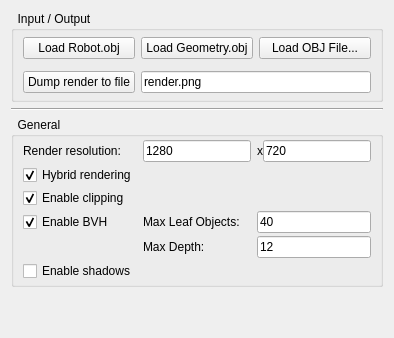
          <widget class="QWidget" name="general_tab">
           <property name="sizePolicy">
            <sizepolicy hsizetype="Minimum" vsizetype="Minimum">
             <horstretch>0</horstretch>
             <verstretch>0</verstretch>
            </sizepolicy>
           </property>
           <attribute name="title">
            <string>General</string>
           </attribute>
           <layout class="QVBoxLayout" name="verticalLayout_2">
            <property name="spacing">
             <number>6</number>
            </property>
            <item>
             <widget class="QGroupBox" name="input_output_group_box">
              <property name="title">
               <string>  Input / Output</string>
              </property>
              <layout class="QGridLayout" name="gridLayout_10">
               <property name="topMargin">
                <number>6</number>
               </property>
               <property name="rightMargin">
                <number>9</number>
               </property>
               <property name="bottomMargin">
                <number>6</number>
               </property>
               <property name="verticalSpacing">
                <number>12</number>
               </property>
               <item row="0" column="0">
                <widget class="QPushButton" name="load_robot_obj_button">
                 <property name="sizePolicy">
                  <sizepolicy hsizetype="Minimum" vsizetype="Fixed">
                   <horstretch>0</horstretch>
                   <verstretch>0</verstretch>
                  </sizepolicy>
                 </property>
                 <property name="text">
                  <string>Load Robot.obj</string>
                 </property>
                </widget>
               </item>
               <item row="0" column="1">
                <widget class="QPushButton" name="load_geometry_obj_button">
                 <property name="text">
                  <string>Load Geometry.obj</string>
                 </property>
                </widget>
               </item>
               <item row="0" column="2">
                <widget class="QPushButton" name="load_obj_file_button">
                 <property name="text">
                  <string>Load OBJ File...</string>
                 </property>
                </widget>
               </item>
               <item row="1" column="0">
                <widget class="QPushButton" name="dump_render_to_file_button">
                 <property name="sizePolicy">
                  <sizepolicy hsizetype="Minimum" vsizetype="Fixed">
                   <horstretch>0</horstretch>
                   <verstretch>0</verstretch>
                  </sizepolicy>
                 </property>
                 <property name="text">
                  <string>Dump render to file</string>
                 </property>
                </widget>
               </item>
               <item row="1" column="1" colspan="2">
                <widget class="QLineEdit" name="dump_to_file_filename_edit">
                 <property name="sizePolicy">
                  <sizepolicy hsizetype="Minimum" vsizetype="Preferred">
                   <horstretch>0</horstretch>
                   <verstretch>0</verstretch>
                  </sizepolicy>
                 </property>
                 <property name="text">
                  <string>render.png</string>
                 </property>
                </widget>
               </item>
              </layout>
             </widget>
            </item>
            <item>
             <widget class="Line" name="line_3">
              <property name="orientation">
               <enum>Qt::Horizontal</enum>
              </property>
             </widget>
            </item>
            <item>
             <widget class="QGroupBox" name="general_group_box">
              <property name="title">
               <string>  General</string>
              </property>
              <layout class="QGridLayout" name="gridLayout_9">
               <property name="topMargin">
                <number>3</number>
               </property>
               <property name="bottomMargin">
                <number>3</number>
               </property>
               <property name="verticalSpacing">
                <number>3</number>
               </property>
               <item row="0" column="0">
                <widget class="QLabel" name="render_resolution_label">
                 <property name="sizePolicy">
                  <sizepolicy hsizetype="Minimum" vsizetype="Preferred">
                   <horstretch>0</horstretch>
                   <verstretch>0</verstretch>
                  </sizepolicy>
                 </property>
                 <property name="text">
                  <string>Render resolution:</string>
                 </property>
                </widget>
               </item>
               <item row="0" column="1">
                <widget class="QLineEdit" name="render_width_edit">
                 <property name="sizePolicy">
                  <sizepolicy hsizetype="Minimum" vsizetype="Preferred">
                   <horstretch>0</horstretch>
                   <verstretch>0</verstretch>
                  </sizepolicy>
                 </property>
                 <property name="minimumSize">
                  <size>
                   <width>0</width>
                   <height>0</height>
                  </size>
                 </property>
                 <property name="layoutDirection">
                  <enum>Qt::RightToLeft</enum>
                 </property>
                 <property name="text">
                  <string>1280</string>
                 </property>
                </widget>
               </item>
               <item row="0" column="2">
                <layout class="QHBoxLayout" name="horizontalLayout_2">
                 <item>
                  <widget class="QLabel" name="resolution_x">
                   <property name="sizePolicy">
                    <sizepolicy hsizetype="Minimum" vsizetype="Preferred">
                     <horstretch>0</horstretch>
                     <verstretch>0</verstretch>
                    </sizepolicy>
                   </property>
                   <property name="text">
                    <string>x</string>
                   </property>
                  </widget>
                 </item>
                 <item>
                  <widget class="QLineEdit" name="render_height_edit">
                   <property name="sizePolicy">
                    <sizepolicy hsizetype="Minimum" vsizetype="Preferred">
                     <horstretch>0</horstretch>
                     <verstretch>0</verstretch>
                    </sizepolicy>
                   </property>
                   <property name="minimumSize">
                    <size>
                     <width>0</width>
                     <height>0</height>
                    </size>
                   </property>
                   <property name="text">
                    <string>720</string>
                   </property>
                  </widget>
                 </item>
                </layout>
               </item>
               <item row="1" column="0">
                <widget class="QCheckBox" name="hybrid_check_box">
                 <property name="text">
                  <string>Hybrid rendering</string>
                 </property>
                 <property name="checked">
                  <bool>true</bool>
                 </property>
                </widget>
               </item>
               <item row="2" column="0">
                <widget class="QCheckBox" name="clipping_check_box">
                 <property name="text">
                  <string>Enable clipping</string>
                 </property>
                 <property name="checked">
                  <bool>true</bool>
                 </property>
                </widget>
               </item>
               <item row="3" column="0">
                <widget class="QCheckBox" name="enable_bvh_check_box">
                 <property name="text">
                  <string>Enable BVH</string>
                 </property>
                 <property name="checked">
                  <bool>true</bool>
                 </property>
                </widget>
               </item>
               <item row="3" column="1">
                <widget class="QLabel" name="bvh_max_leaf_object_label">
                 <property name="sizePolicy">
                  <sizepolicy hsizetype="Minimum" vsizetype="Preferred">
                   <horstretch>0</horstretch>
                   <verstretch>0</verstretch>
                  </sizepolicy>
                 </property>
                 <property name="text">
                  <string>Max Leaf Objects: </string>
                 </property>
                </widget>
               </item>
               <item row="3" column="2">
                <widget class="QLineEdit" name="bvh_max_leaf_object_edit">
                 <property name="sizePolicy">
                  <sizepolicy hsizetype="Minimum" vsizetype="Fixed">
                   <horstretch>0</horstretch>
                   <verstretch>0</verstretch>
                  </sizepolicy>
                 </property>
                 <property name="minimumSize">
                  <size>
                   <width>0</width>
                   <height>0</height>
                  </size>
                 </property>
                 <property name="text">
                  <string>40</string>
                 </property>
                </widget>
               </item>
               <item row="4" column="1">
                <widget class="QLabel" name="bvh_max_depth_label">
                 <property name="sizePolicy">
                  <sizepolicy hsizetype="Minimum" vsizetype="Preferred">
                   <horstretch>0</horstretch>
                   <verstretch>0</verstretch>
                  </sizepolicy>
                 </property>
                 <property name="text">
                  <string>Max Depth:</string>
                 </property>
                </widget>
               </item>
               <item row="4" column="2">
                <widget class="QLineEdit" name="bvh_max_depth_edit">
                 <property name="sizePolicy">
                  <sizepolicy hsizetype="Minimum" vsizetype="Fixed">
                   <horstretch>0</horstretch>
                   <verstretch>0</verstretch>
                  </sizepolicy>
                 </property>
                 <property name="text">
                  <string>12</string>
                 </property>
                </widget>
               </item>
               <item row="5" column="0">
                <widget class="QCheckBox" name="enable_shadows_check_box">
                 <property name="text">
                  <string>Enable shadows</string>
                 </property>
                </widget>
               </item>
              </layout>
             </widget>
            </item>
            <item>
             <spacer name="general_tab_vert_spacer">
              <property name="orientation">
               <enum>Qt::Vertical</enum>
              </property>
              <property name="sizeHint" stdset="0">
               <size>
                <width>20</width>
                <height>40</height>
               </size>
              </property>
             </spacer>
            </item>
           </layout>
          </widget>
